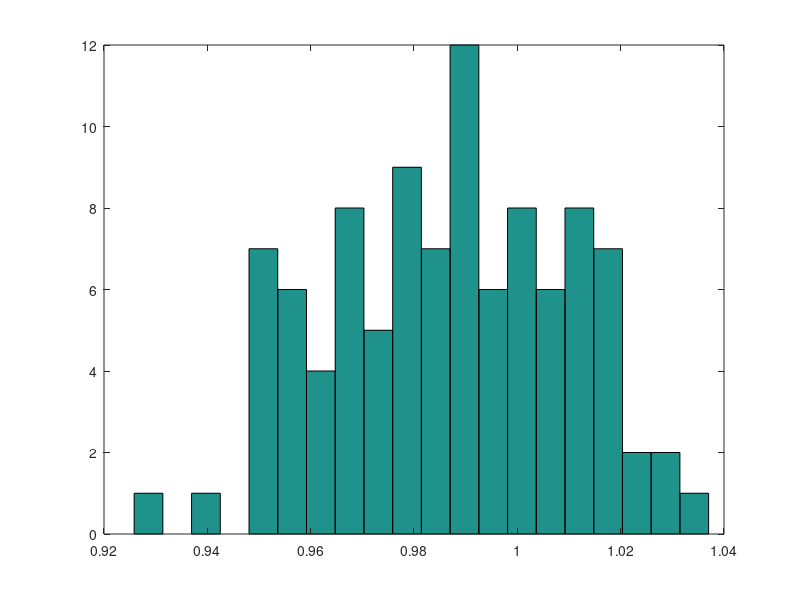

Here is the MATLAB script that generated this plot:
%Test Concentration Inequalities...

close all;
clear all;
clc;


K=20;
N=1000;
% Build up measurement matrix
ArlzNum=100;
for rlz=1:ArlzNum
    II=10;
    A = 1/K^.5*randn(K,N);
    for i=1:II
       A=A*randn(N,N)/N^.5;
    end
    Pmat{rlz}=A;
end
	

%Test Condition 1

%Pick x vector
XrlzNum=100;
for xrlz=1:XrlzNum
    x=rand(N,1);
    %x=x/norm(x,2);
    for rlz=1:ArlzNum
        norm2left(rlz)=norm(Pmat{rlz}*x,2)^2/norm(x,2)^2;
    end
    Enorm2left(xrlz)=mean(norm2left);
end
figure,hist(Enorm2left,20);
EEnorm2left=mean(Enorm2left)

matProj=Pmat;
save netCodMats matProj;